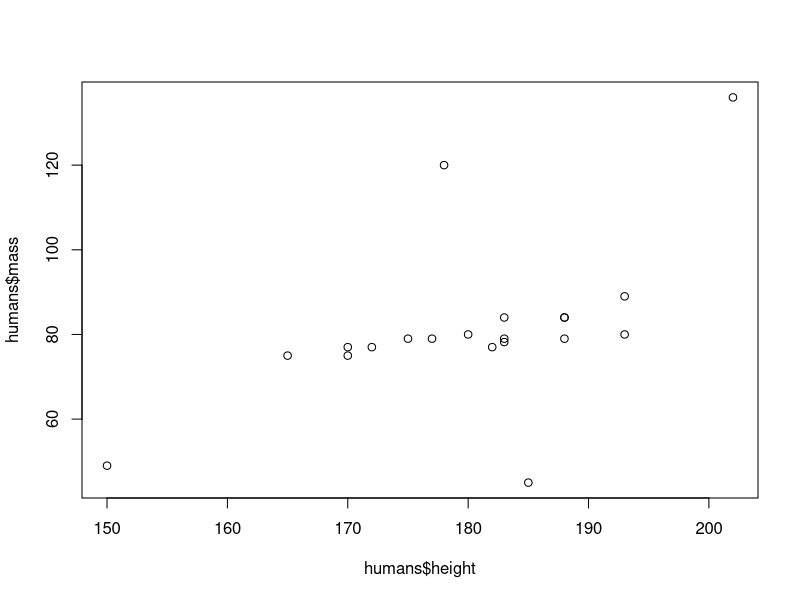
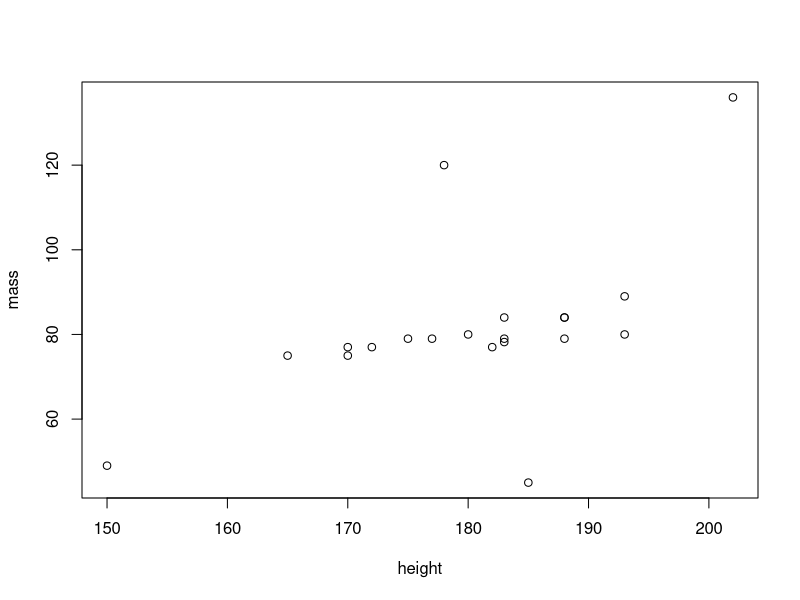
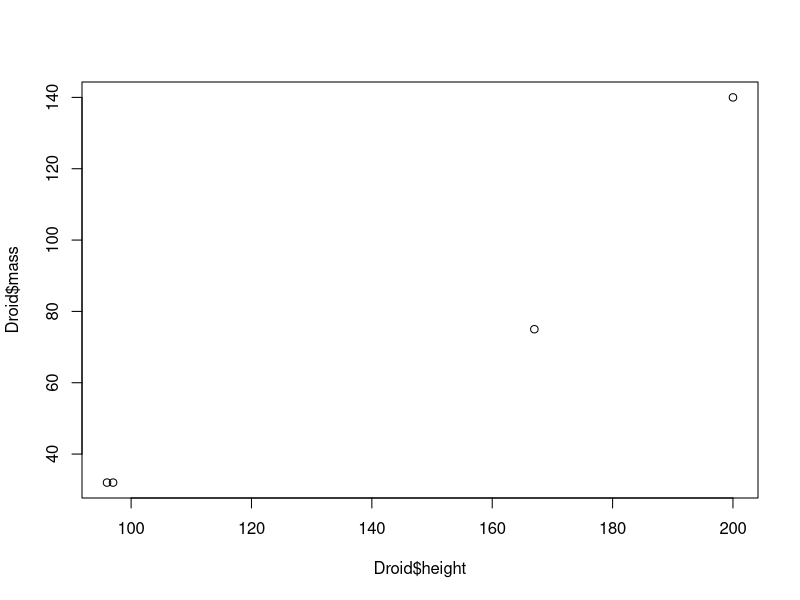
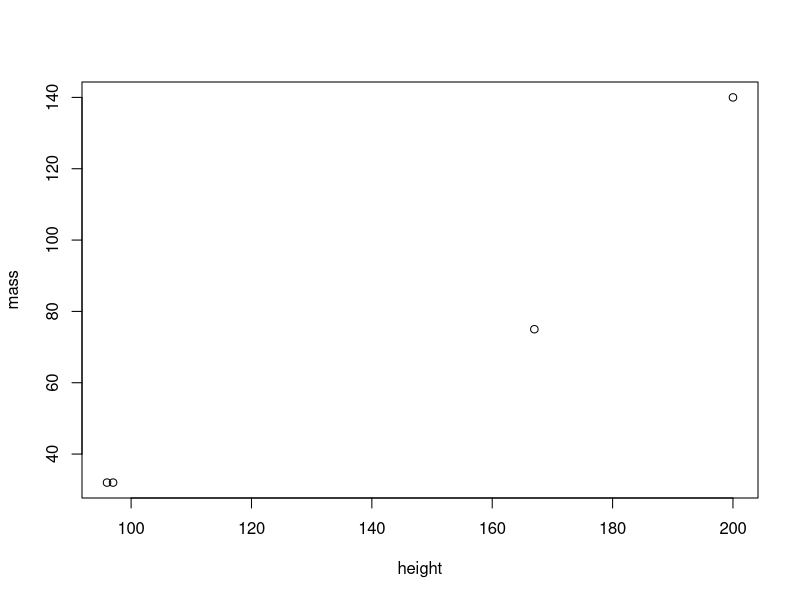

Recreate these plots in R, in order.
## ---- chunk 1
library(tidyverse)
## ---- chunk 2
glimpse(starwars)
## ---- chunk 3
humans <- starwars %>% filter(species == "Human")
plot(humans$height, humans$mass)

starwars %>% filter(species == "Human") %>% plot(mass ~ height, data = .)

## ---- chunk 4

Droid <- starwars %>% filter(species == "Droid")
plot(Droid$height, Droid$mass)
starwars %>% filter(species == "Droid") %>% plot(mass ~ height, data = .)



## ---- chunk 5



## ---- chunk 6

## ---- chunk 7


## ---- chunk 8

## ---- chunk 9


## ---- chunk 10

